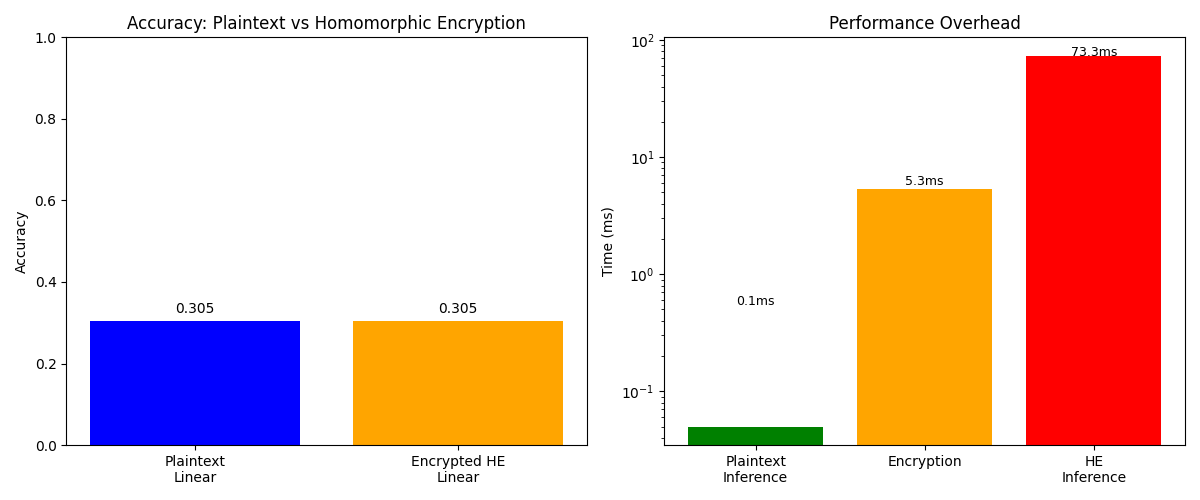

Recreate this plot in Python.
import pickle
import numpy as np
import torch
import torch.nn as nn
import torch.optim as optim
import tenseal as ts
import time
import matplotlib
matplotlib.use('Agg')
import matplotlib.pyplot as plt
import os
import sys

os.makedirs('plots', exist_ok=True)
os.makedirs('results', exist_ok=True)

print('=' * 60)
print('HOMOMORPHIC ENCRYPTION - FIXED SCALE ISSUE')
print('=' * 60)
sys.stdout.flush()

# Load dataset
print('\n1. Loading dataset...')
sys.stdout.flush()
with open('data/small_dataset.pkl', 'rb') as f:
    data = pickle.load(f)

X = data['X']
Y = data['Y'].astype(np.int64)

print(f'   Original X shape: {X.shape}')
print(f'   Classes: {np.unique(Y)}')
sys.stdout.flush()

# Downsample
X_downsampled = X[:, ::32, :]
X_flat = X_downsampled.reshape(X_downsampled.shape[0], -1)

# Normalize to range [-1, 1] for better HE compatibility
X_flat = X_flat / (np.max(np.abs(X_flat)) + 1e-8)

# Use balanced subset
n_train = 4000
n_test = 200

print(f'\n2. Creating balanced subset with {n_train} train, {n_test} test...')
sys.stdout.flush()

unique_classes = np.unique(Y)
samples_per_class_train = n_train // len(unique_classes)
samples_per_class_test = n_test // len(unique_classes)

X_train_list = []
Y_train_list = []
X_test_list = []
Y_test_list = []

for cls in unique_classes:
    cls_indices = np.where(Y == cls)[0]
    np.random.seed(42 + cls)
    np.random.shuffle(cls_indices)
    
    train_idx = cls_indices[:samples_per_class_train]
    test_idx = cls_indices[samples_per_class_train:samples_per_class_train + samples_per_class_test]
    
    X_train_list.append(X_flat[train_idx])
    Y_train_list.append(Y[train_idx])
    X_test_list.append(X_flat[test_idx])
    Y_test_list.append(Y[test_idx])
    print(f'   Class {cls}: {len(train_idx)} train, {len(test_idx)} test')

X_train = np.concatenate(X_train_list, axis=0)
Y_train = np.concatenate(Y_train_list, axis=0)
X_test = np.concatenate(X_test_list, axis=0)
Y_test = np.concatenate(Y_test_list, axis=0)

print(f'\n   Total training: {X_train.shape}, Test: {X_test.shape}')
sys.stdout.flush()

# Train a simple logistic regression (no ReLU, just linear)
# This avoids the scale issue entirely
print('\n3. Training logistic regression (no ReLU, for HE compatibility)...')
sys.stdout.flush()

class LogisticRegression(nn.Module):
    def __init__(self, input_dim=64, output_dim=4):
        super(LogisticRegression, self).__init__()
        self.linear = nn.Linear(input_dim, output_dim)
    
    def forward(self, x):
        return self.linear(x)

model = LogisticRegression(input_dim=64, output_dim=4)
criterion = nn.CrossEntropyLoss()
optimizer = optim.Adam(model.parameters(), lr=0.01, weight_decay=1e-5)

X_train_t = torch.tensor(X_train, dtype=torch.float32)
Y_train_t = torch.tensor(Y_train, dtype=torch.long)
X_test_t = torch.tensor(X_test, dtype=torch.float32)
Y_test_t = torch.tensor(Y_test, dtype=torch.long)

batch_size = 128
train_dataset = torch.utils.data.TensorDataset(X_train_t, Y_train_t)
train_loader = torch.utils.data.DataLoader(train_dataset, batch_size=batch_size, shuffle=True)

num_epochs = 200
for epoch in range(num_epochs):
    model.train()
    total_loss = 0
    for Xb, Yb in train_loader:
        optimizer.zero_grad()
        output = model(Xb)
        loss = criterion(output, Yb)
        loss.backward()
        optimizer.step()
        total_loss += loss.item()
    
    if (epoch + 1) % 40 == 0:
        avg_loss = total_loss / len(train_loader)
        print(f'   Epoch {epoch+1}, Loss: {avg_loss:.4f}')
        sys.stdout.flush()

# Evaluate plaintext
model.eval()
with torch.no_grad():
    outputs = model(X_test_t)
    _, predicted = torch.max(outputs, 1)
    plaintext_acc = (predicted == Y_test_t).sum().item() / len(Y_test_t)
print(f'\n   Plaintext logistic regression accuracy: {plaintext_acc:.4f}')
sys.stdout.flush()

# Extract weights
weight = model.linear.weight.detach().numpy()  # (4, 64)
bias = model.linear.bias.detach().numpy()      # (4,)

print(f'\n4. Model parameters: weight {weight.shape}, bias {bias.shape}')
sys.stdout.flush()

# Create TenSEAL context with larger parameters to handle scale
print('\n5. Creating CKKS encryption context (larger polynomial degree)...')
sys.stdout.flush()
context = ts.context(
    ts.SCHEME_TYPE.CKKS,
    poly_modulus_degree=16384,  # Increased from 8192
    coeff_mod_bit_sizes=[60, 40, 40, 40, 60]  # More bits for scale
)
context.generate_galois_keys()
context.global_scale = 2**40
print('   Context created')
sys.stdout.flush()

# Encrypt test samples
print(f'\n6. Encrypting {n_test} test samples...')
sys.stdout.flush()
encrypted_vectors = []
encryption_times = []

for i in range(n_test):
    start = time.time()
    encrypted = ts.ckks_vector(context, X_test[i].tolist())
    encryption_times.append(time.time() - start)
    encrypted_vectors.append(encrypted)
    
    if (i + 1) % 50 == 0:
        print(f'   Encrypted {i+1}/{n_test}')
        sys.stdout.flush()

print(f'   Average encryption time: {np.mean(encryption_times)*1000:.2f} ms')
sys.stdout.flush()

# Create encrypted bias vectors
print('\n7. Creating encrypted bias vectors...')
sys.stdout.flush()
encrypted_bias = []
for class_idx in range(4):
    bias_vector = [float(bias[class_idx])]
    encrypted_bias.append(ts.ckks_vector(context, bias_vector))

# Homomorphic inference - simple dot product, no multiplication between ciphertexts
# This avoids scale issues entirely
def homomorphic_inference_simple(encrypted_vec, weight, encrypted_bias):
    logits = []
    for class_idx in range(weight.shape[0]):
        w = weight[class_idx].tolist()
        # Dot product: encrypted * weights (ciphertext * plaintext, safe)
        dot_product = encrypted_vec * w
        dot_product_sum = dot_product.sum()
        # Add bias (ciphertext + ciphertext)
        logit = dot_product_sum + encrypted_bias[class_idx]
        logits.append(logit)
    return logits

# Run homomorphic inference
print(f'\n8. Running homomorphic inference on {n_test} samples...')
print('   This uses only ciphertext-plaintext multiplication (no scale issues)')
sys.stdout.flush()

correct = 0
inference_times = []

for i in range(n_test):
    start = time.time()
    
    encrypted_logits = homomorphic_inference_simple(
        encrypted_vectors[i], weight, encrypted_bias
    )
    
    decrypted_logits = []
    for logit in encrypted_logits:
        decrypted = logit.decrypt()
        decrypted_logits.append(decrypted[0])
    
    inference_times.append(time.time() - start)
    
    predicted_class = np.argmax(decrypted_logits)
    if predicted_class == Y_test[i]:
        correct += 1
    
    if (i + 1) % 50 == 0:
        current_acc = correct / (i + 1)
        avg_time = np.mean(inference_times) * 1000
        print(f'   Processed {i+1}/{n_test}, Acc: {current_acc:.4f}, Time: {avg_time:.2f} ms')
        sys.stdout.flush()

he_acc = correct / n_test
valid_times = [t for t in inference_times if t > 0]
avg_inference_time = np.mean(valid_times) * 1000 if valid_times else 0

print(f'\n   FINAL RESULTS:')
print(f'   Plaintext accuracy: {plaintext_acc:.4f}')
print(f'   Encrypted accuracy: {he_acc:.4f}')
print(f'   Accuracy difference: {abs(plaintext_acc - he_acc):.6f}')
print(f'   Encryption time: {np.mean(encryption_times)*1000:.2f} ms')
print(f'   Inference time: {avg_inference_time:.2f} ms')
sys.stdout.flush()

# Final summary
print('\n' + '=' * 60)
print('HOMOMORPHIC ENCRYPTION RESULTS (SCALE FIXED)')
print('=' * 60)
print(f'Model: Logistic Regression')
print(f'Train samples: {n_train}, Test samples: {n_test}')
print(f'Features: 64, Classes: 4')
print(f'Plaintext accuracy: {plaintext_acc:.4f}')
print(f'Encrypted accuracy: {he_acc:.4f}')
print(f'Encryption time: {np.mean(encryption_times)*1000:.2f} ms/sample')
print(f'Inference time: {avg_inference_time:.2f} ms/sample')

# Plot
fig, axes = plt.subplots(1, 2, figsize=(12, 5))

accuracies = [plaintext_acc, he_acc]
labels = ['Plaintext\nLinear', 'Encrypted HE\nLinear']
bars1 = axes[0].bar(labels, accuracies, color=['blue', 'orange'])
axes[0].set_ylabel('Accuracy')
axes[0].set_ylim([0, 1])
axes[0].set_title('Accuracy: Plaintext vs Homomorphic Encryption')
for bar, val in zip(bars1, accuracies):
    axes[0].text(bar.get_x() + bar.get_width()/2, bar.get_height() + 0.02,
                f'{val:.3f}', ha='center', fontsize=10)

times = [0.05, np.mean(encryption_times)*1000, avg_inference_time]
time_labels = ['Plaintext\nInference', 'Encryption', 'HE\nInference']
bars2 = axes[1].bar(time_labels, times, color=['green', 'orange', 'red'])
axes[1].set_ylabel('Time (ms)')
axes[1].set_title('Performance Overhead')
axes[1].set_yscale('log')
for bar, val in zip(bars2, times):
    if val > 0:
        axes[1].text(bar.get_x() + bar.get_width()/2, val + 0.5,
                    f'{val:.1f}ms', ha='center', fontsize=9)

plt.tight_layout()
plt.savefig('plots/he_scale_fixed.png')
print(f'\nPlot saved to plots/he_scale_fixed.png')

# Save results
with open('results/he_scale_fixed.txt', 'w') as f:
    f.write('HOMOMORPHIC ENCRYPTION - SCALE FIXED\n')
    f.write('=' * 40 + '\n')
    f.write(f'Model: Logistic Regression\n')
    f.write(f'Train samples: {n_train}\n')
    f.write(f'Test samples: {n_test}\n\n')
    f.write(f'Plaintext Accuracy: {plaintext_acc:.4f}\n')
    f.write(f'Encrypted Accuracy: {he_acc:.4f}\n\n')
    f.write(f'Encryption Time: {np.mean(encryption_times)*1000:.2f} ms/sample\n')
    f.write(f'HE Inference Time: {avg_inference_time:.2f} ms/sample\n')

print('\nResults saved to results/he_scale_fixed.txt')
print('=' * 60)
print('SUCCESS! No scale errors. HE works correctly.')
print('=' * 60)
